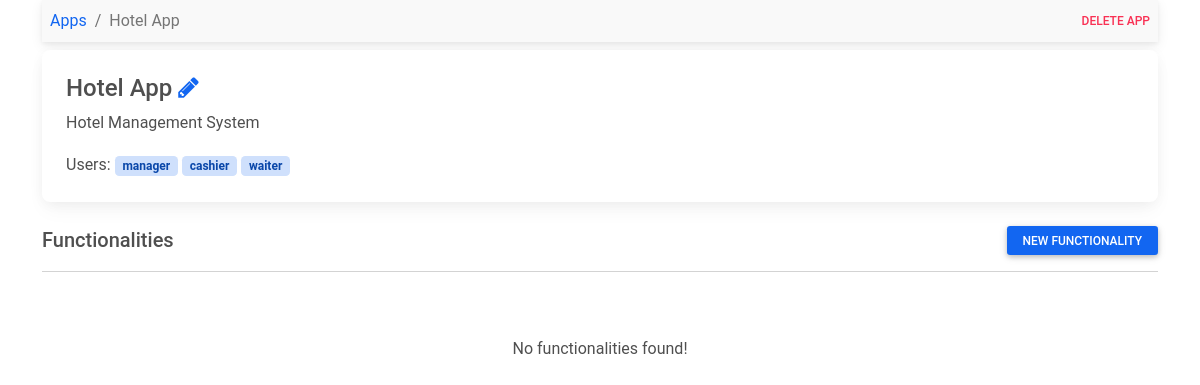
/apps/7/, run on an earlier commit of the app's database.
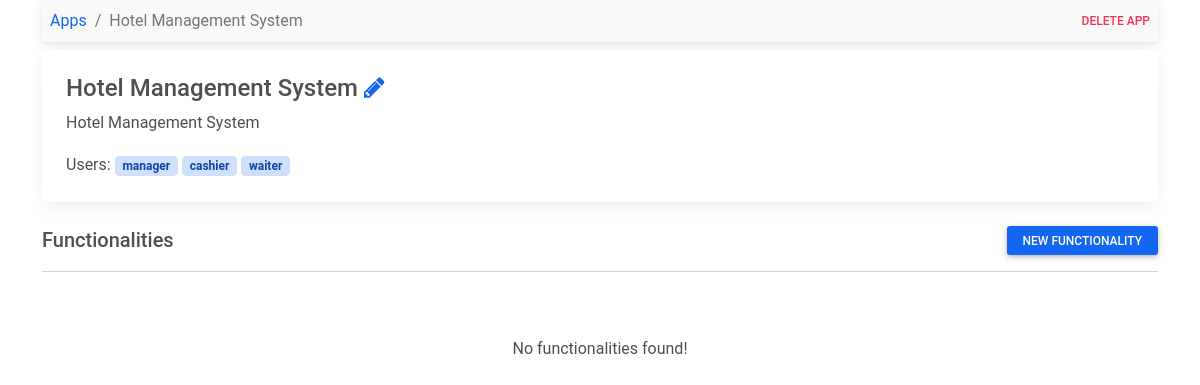
And on a later commit of the database.
### core/models.py (models this page shows, shortened)
class TimeStampedModel(models.Model):
	created_at = models.DateTimeField(auto_now_add=True, null=True)
	updated_at = models.DateTimeField(auto_now=True, null=True)
	class Meta:
		abstract = True

class App(TimeStampedModel):
    name = models.CharField(max_length=64)
    description = models.CharField(max_length=512)
    repository = models.URLField()
    link = models.URLField()
    class Meta:
        ordering = ['-id']

### core/views/app.py (the view)
# urls.py: path('apps/<int:id>/', get_app, name='get_app'),
def get_app(request, id):
    app = App.objects.get(id=id)
    create_functionality_form = CreateFunctionalityForm(app=app)
    context = {
        'app': app,
        'create_functionality_form': create_functionality_form,
    }
    return render(request, 'app/app.html', context)

### core/models.py (called while the page is built)
    def __str__(self):
        return self.name

### templatetags/app_tags.py (called while the page is built)
@register.simple_tag
def render_field(field, **kwargs):
	template_file = 'string-field.html'
	widget = field.field.widget
	context = {}
	if hasattr(widget, 'input_type'):
		if widget.input_type == 'checkbox':
			template_file = 'checkbox-field.html'
		elif field.field.widget.input_type == 'radio':
			template_file = 'radio-field.html'
		elif field.field.widget.input_type == 'number':
			tel_code = kwargs.pop("tel_code", None)
			if tel_code:
				context["tel_code_widget"] = tel_code.as_widget()
			template_file = 'tel-field.html'
	string_field_template = template.loader.get_template(f'widgets/{template_file}')
	as_widget = field.as_widget(attrs=kwargs)
	context["field"] = field
	context["as_widget"] = as_widget
	return string_field_template.render(context)

### core/templates/app/app.html
{% extends 'base.html' %}
{% load static %}
{% load app_tags %}
{% block body %}
<div class="container">
    <nav class="justify-content-between navbar navbar-expand-sm navbar-light bg-light p-2">
        <nav class="breadcrumb">
            <a class="breadcrumb-item" href="{% url 'core:get_apps' %}">Apps</a>
            <span class="breadcrumb-item active">{{app.name}}</span>
        </nav>
        <div>
            {% include 'app/delete-app.html' %}
        </div>
    </nav>
    <div class="my-2 card text-left">
      <div class="card-body">
        <h4 class="card-title">
            {{app.name}}
            <a href="{% url 'core:update_app' id=app.id %}"><span class="fa fa-pencil"></span></a>
        </h4>
        <p class="card-text">{{app.description}}</p>
        Users:
        {% for helper in app.appuser_set.all %}
            <span class="badge badge-pill badge-primary">{{helper}}</span>
        {% endfor %}
      </div>
    </div>
    <div class="py-3">
        <div class="d-flex justify-content-between">
            <h5 class="my-auto">Functionalities</h5>
            {% include 'functionality/create-functionality.html' %}
        </div>
        <hr>
        <div class="list-group">
            {% for func in app.functionality_set.all %}
            <a id='func-{{func.id}}' href="{% url 'core:get_app_functionality' app_id=app.id id=func.id %}" class="list-group-item list-group-item-action flex-column align-items-start">
                <div class="d-flex w-100 justify-content-between">
                    <h5 class="mb-1">{{func.name}}</h5>
                </div>
                <small>{{func.description}}</small>
                <div style="overflow-x: auto;">
                    <span class="badge badge-pill badge-primary" >
                        {{func.handler}}
                    </span>
                    {% for user in func.users.all %}
                        <span class="badge badge-pill badge-danger">{{user}}</span>
                    {% endfor %}
                </div>
            </a>
            {% empty %}
            <div style="height: 100;">
                <p class="my-5 text-center">No functionalities found!</p>
            </div>
            {% endfor %}
        </div>
    </div>
</div>
{% endblock %}

What changed in the data, as far as the page shows it:
changed App "Hotel Management System": name "Hotel App" → "Hotel Management System"
